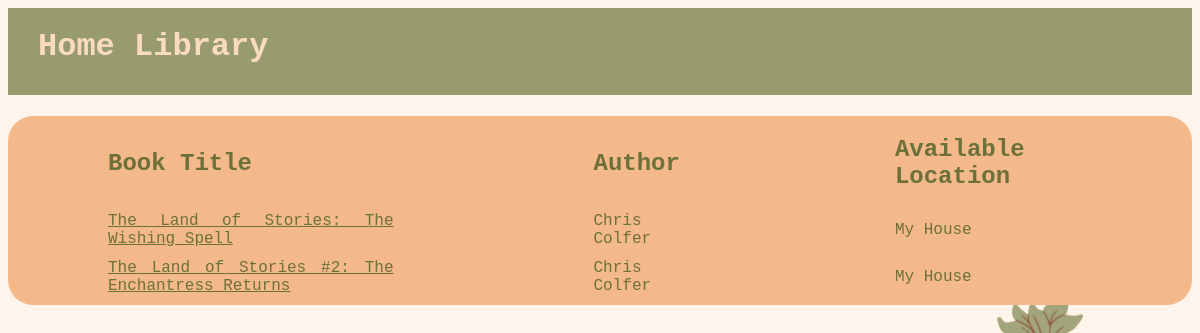
Screenshot of /database/ with the database file from the repository.
### database/models.py (models this page shows, shortened)
class Book(models.Model):
    title = models.CharField(max_length=100)
    author = models.CharField(max_length=50)
    pub_date = models.DateField()
    summary = models.CharField(max_length=1000, null=True)
    isbn = models.IntegerField(null=True)
    copies = models.IntegerField(default=1)
    library = models.ForeignKey(LibraryBranch, on_delete=models.CASCADE, null=True)

class LibraryBranch(models.Model):
    branch_name = models.CharField(max_length=50)
    address = models.CharField(max_length=100)
    def __str__(self):
        return self.branch_name

### database/views.py (the view)
# urls.py: path("", views.index, name="index"),
def index(request):
    book_list = Book.objects.order_by("-title")
    template = loader.get_template("database/index.html")
    context = {
        "book_list": book_list,
    }
    return HttpResponse(template.render(context, request))

### database/templates/database/index.html
{% load static %}
<html>
    <head>
        <link rel="stylesheet" href="{% static 'index.css' %}">
    </head>
    <body>
        <h1>Home Library</h1>
        {% if book_list %}
        <table class="center">
            <tr>
                <th><h2>Book Title</h2></th>
                <th><h2>Author</h2></th>
                <th><h2>Available Location</h2></th>
            </tr>
            {% for book in book_list %}
            <tr>
                <td><a href="/database/{{ book.id }}/">{{ book.title }}</a></td>
                <td>{{book.author}}</td>
                <td>{{book.library}}</td>
            </tr>
            {% endfor %}
        </table>
        {% else %}
            <p>No books are available.</p>
        {% endif %}
    </body>
</html>

### database/static/index.css (style rules this page uses)
a:link { color: #6C7039; }
table { color: #6C7039; background-color: #F3B98A; box-sizing: border-box; padding: 50px 50px 100px 110px; border: none; border-collapse: collapse; border-radius: 25px; }
th, td { padding-right: 100px; padding-left: 100px; text-align: justify; }
th { padding-top: 20px; }
td { padding-bottom: 10px; }
.center { margin-left: auto; margin-right: auto; }

### database/static/style.css (style rules this page uses)
h1 { padding-top: 20px; padding-bottom: 30px; padding-left: 30px; background-color: #989B6D; color: #FBDBC0; }
body { font-family: Courier; background-color: #BCC8B4; background: white url("images/library.png") no-repeat; background-size: cover; background-attachment: fixed; }

### rows the page displays
Book: title "The Land of Stories: The Wishing Spell", author "Chris Colfer", library "My House"
Book: title "The Land of Stories #2: The Enchantress Returns", author "Chris Colfer", library "My House"
